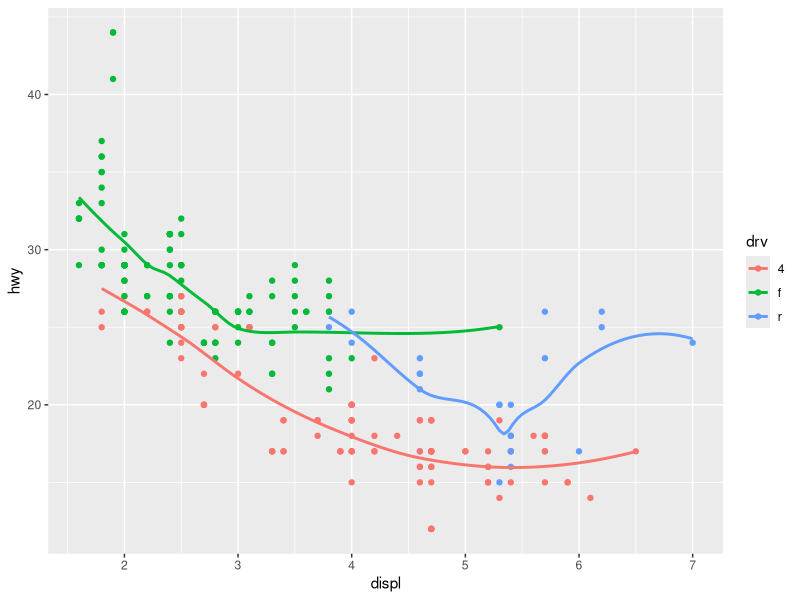
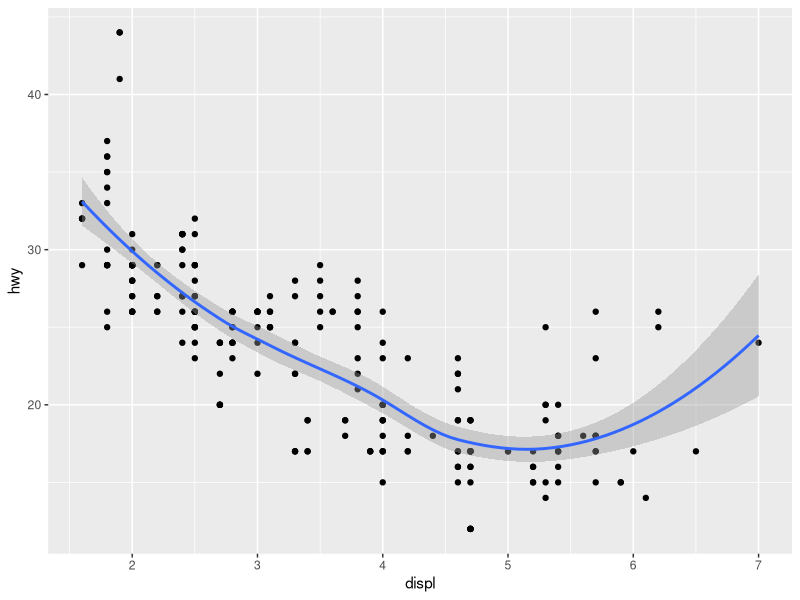
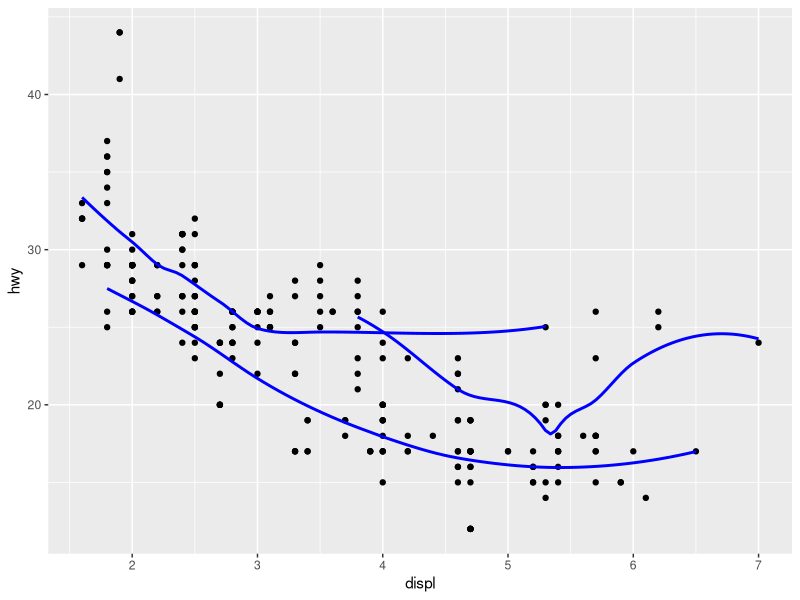
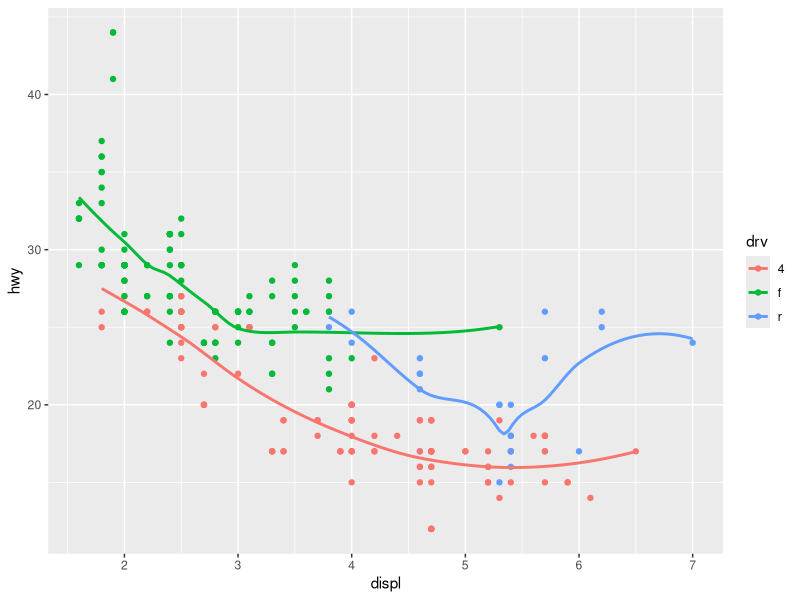
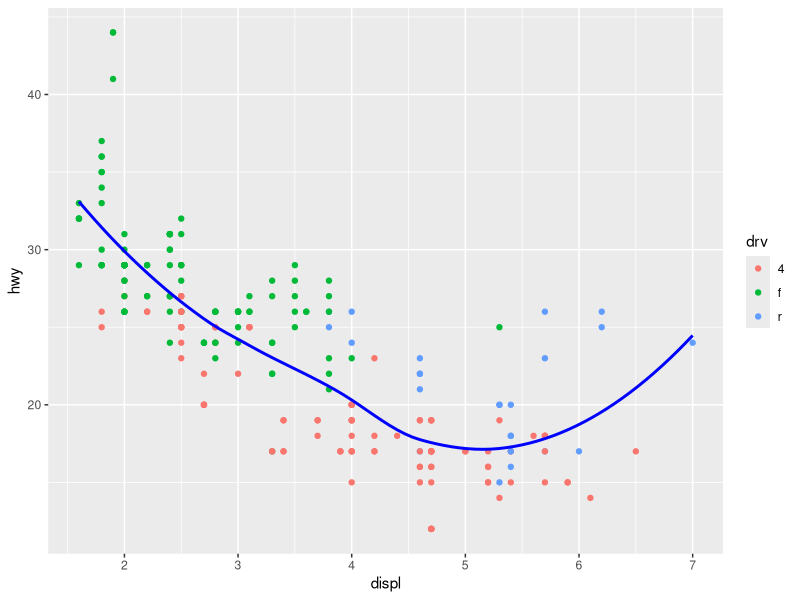
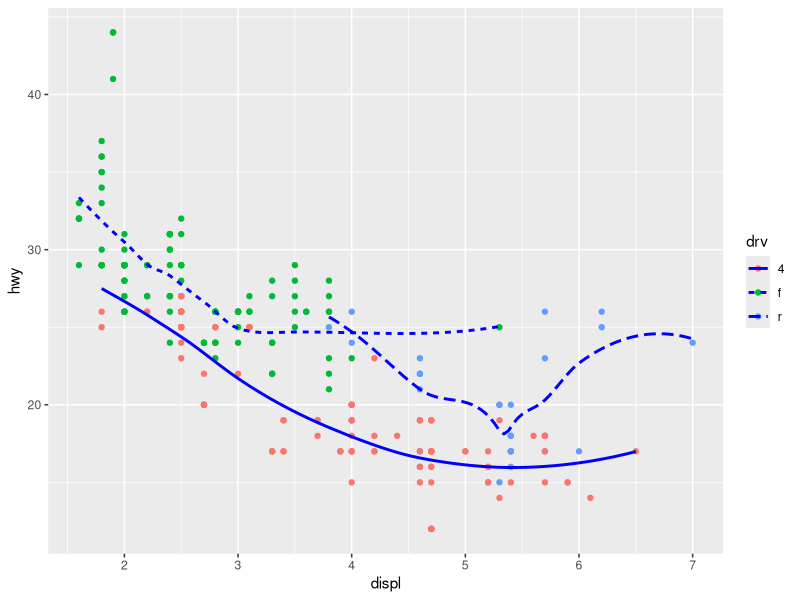
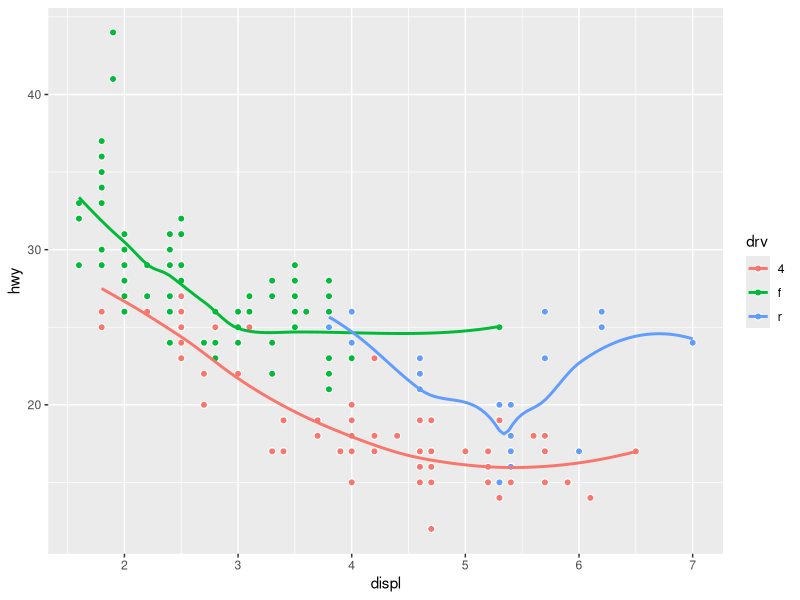
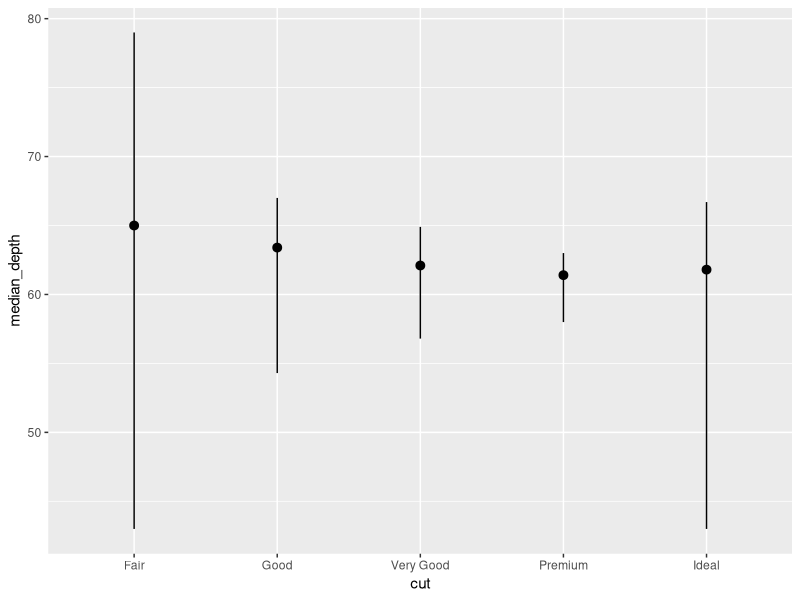

The R source for these figures, in order:
## ---- chunk 1
knitr::opts_chunk$set(echo = TRUE)
library(tidyverse)
## ---- chunk 2

## ---- chunk 3
## 1 ##
## geom_line() , geom_boxplot() , geom_histogram() , 	geom_area() ##

## 2 ##
## displays highway mpg of vehicles with different displacements w/seperate trend lines
## of 4wd, fwd, and rwd (smoothed) ##
ggplot(data = mpg, mapping = aes(x = displ, y = hwy, color = drv)) + 
  geom_point() + 
  geom_smooth(se = FALSE)

## 3 ##
## helps hide a specific layer from being displayed. Without it that legend in the 
## layer would be visible. ##

## 4 ##
## se adds a area around the line that is shaded, representing the standard error
## with a 95% CI. ##

## 5 ##
## no these would not look different as they functionally do the same thing, just
## present the code in two differing ways. ##

## 6 ##
## Graph 1##
ggplot(mpg, aes(x = displ, y = hwy)) +
  geom_point() +
  geom_smooth()

ggplot(mpg, aes(x = displ, y = hwy)) +
  geom_point(color = "black") +
  geom_smooth(aes(group = drv), color = "blue", se = FALSE)

ggplot(mpg, aes(x = displ, y = hwy, color = drv)) +
  geom_point() +
  geom_smooth(se = FALSE)

ggplot(mpg, aes(x = displ, y = hwy, color = drv)) +
  geom_point() +
  geom_smooth(color = "blue", se = FALSE)

ggplot(mpg, aes(x = displ, y = hwy, color = drv, linetype = drv)) +
  geom_point() +
  geom_smooth(color = "blue", se = FALSE)

ggplot(mpg, aes(x = displ, y = hwy, fill = drv)) +
  geom_point(shape = 21, color = "white", size = 2) +
  geom_smooth(aes(color = drv), se = FALSE)


## ---- chunk 4
diamonds.df <- diamonds %>%
  group_by(cut) %>%
  summarize(
    median_depth = median(depth),
    min_depth = min(depth),
    max_depth = max(depth)
  )

ggplot(diamonds.df, aes(x = cut, y = median_depth, ymin = min_depth, ymax = max_depth)) +
  geom_pointrange()
## ---- chunk 5

## ---- chunk 6
mpg |> 
  ggplot(aes(class, hwy)) +
  geom_boxplot()

# flip x and y
mpg |> 
  ggplot(aes(class, hwy)) +
  geom_boxplot() +
  coord_flip()

# graph the world
world <- map_data("world")

world |> 
  ggplot(aes(long, lat,
             group = group)) +
  geom_polygon(fill = "steelblue", color = "black") 

world |> 
  ggplot(aes(long, lat,
             group = group)) +
  geom_polygon(fill = "steelblue", color = "black") +
  coord_quickmap()    

# pie graph
bar <- diamonds |> 
  ggplot() +
  geom_bar(aes(cut,
               fill = cut),
           show.legend = FALSE,
           width = 1) +
  theme(aspect.ratio = 1) +
  labs(x = NULL, 
       y = NULL)

bar + coord_flip()
bar + coord_polar()
## ---- chunk 7
mpg |> 
  ggplot() +
  geom_bar(aes(x = manufacturer, 
               fill = manufacturer),
           show.legend = FALSE) +
  coord_flip() 
## ---- chunk 8
ggplot(data = mpg, mapping = aes(x = cty, y = hwy)) +
  geom_point() + 
  geom_abline() +
  coord_fixed(6/3)

ggplot(data = mpg, mapping = aes(x = cty, y = hwy)) +
  geom_point() +
  geom_abline() +
  coord_fixed() 
